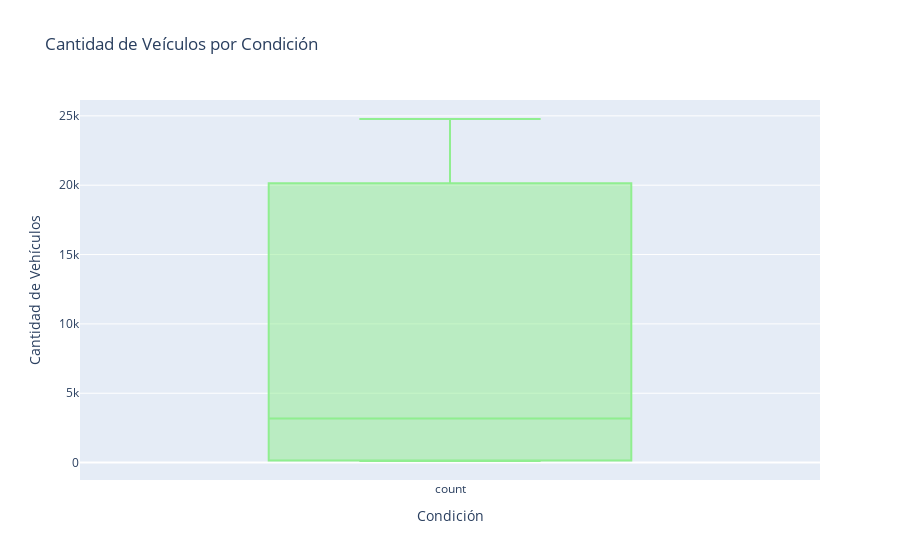

The code cell stored with this chart in its notebook:
### Markdown cell above
**2.3 Distribución de condiciones del vehículo.**

### Code cell
# Crea boxplot de las categorías de las condiciones del vehículo.
fig4 = px.box(vehicles['condition'].value_counts(),
              title='Cantidad de Veículos por Condición',
              labels={'variable': 'Condición', 'value': 'Cantidad de Vehículos'},
              color_discrete_sequence=['lightgreen']
              )
fig4.show()

### Figure 1 — Plotly figure (JSON) as saved in the notebook; plotly's stock layout.template omitted (floating-point values rounded to 4 significant figures)
{"data": [{"alignmentgroup": "True", "hovertemplate": "Condición=%{x}<br>Cantidad de Vehículos=%{y}<extra></extra>", "legendgroup": "", "marker": {"color": "lightgreen"}, "name": "", "notched": false, "offsetgroup": "", "orientation": "v", "showlegend": false, "type": "box", "x": ["count", "count", "count", "count", "count", "count"], "x0": " ", "xaxis": "x", "y": [24773, 20145, 4742, 1607, 143, 115], "y0": " ", "yaxis": "y"}], "layout": {"boxmode": "group", "legend": {"tracegroupgap": 0}, "title": {"text": "Cantidad de Veículos por Condición"}, "xaxis": {"anchor": "y", "domain": [0, 1], "title": {"text": "Condición"}}, "yaxis": {"anchor": "x", "domain": [0, 1], "title": {"text": "Cantidad de Vehículos"}}}}
